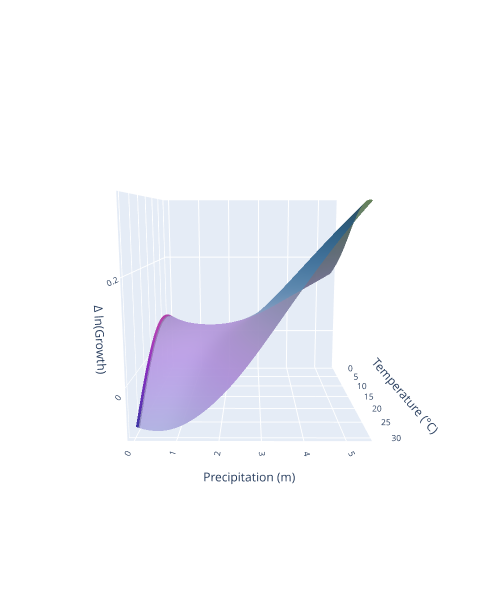

This figure's notebook cell:
### Code cell
fig =calculate_surface("Leirvik", "model", "2025-08-26", "NN")
#data, plot, date, specification
fig.show()

### Figure 1 — Plotly figure (JSON) as saved in the notebook; plotly's stock layout.template omitted (floating-point values rounded to 4 significant figures; data arrays with more than 128 entries replaced by an {"elided": "..."} marker saying what was removed)
{"data": [{"colorscale": [[0, "#0d0887"], [0.1111, "#46039f"], [0.2222, "#7201a8"], [0.3333, "#9c179e"], [0.4444, "#bd3786"], [0.5556, "#d8576b"], [0.6667, "#ed7953"], [0.7778, "#fb9f3a"], [0.8889, "#fdca26"], [1, "#f0f921"]], "name": "Model", "opacity": 0.85, "showscale": false, "type": "surface", "x": {"elided": "90x90 float values"}, "y": {"elided": "90x90 float values"}, "z": {"elided": "90x90 float values"}}, {"colorscale": [[0, "rgb(247,251,255)"], [0.125, "rgb(222,235,247)"], [0.25, "rgb(198,219,239)"], [0.375, "rgb(158,202,225)"], [0.5, "rgb(107,174,214)"], [0.625, "rgb(66,146,198)"], [0.75, "rgb(33,113,181)"], [0.875, "rgb(8,81,156)"], [1, "rgb(8,48,107)"]], "name": "Model (Data Region)", "opacity": 0.6, "showscale": false, "type": "surface", "x": {"elided": "90x90 float values"}, "y": {"elided": "90x90 float values"}, "z": {"elided": "90x90 float values"}}], "layout": {"autosize": false, "font": {"size": 10}, "height": 600, "legend": {"bgcolor": "rgba(255,255,255,0.7)", "bordercolor": "black", "borderwidth": 1}, "margin": {"b": 100, "l": 50, "pad": 4, "r": 50, "t": 100}, "scene": {"camera": {"eye": {"x": 2.35, "y": 0.006, "z": 0.4}}, "xaxis": {"title": {"text": "Temperature (°C)"}}, "yaxis": {"title": {"text": "Precipitation (m)"}}, "zaxis": {"title": {"text": "Δ ln(Growth)"}}}, "width": 500}}
